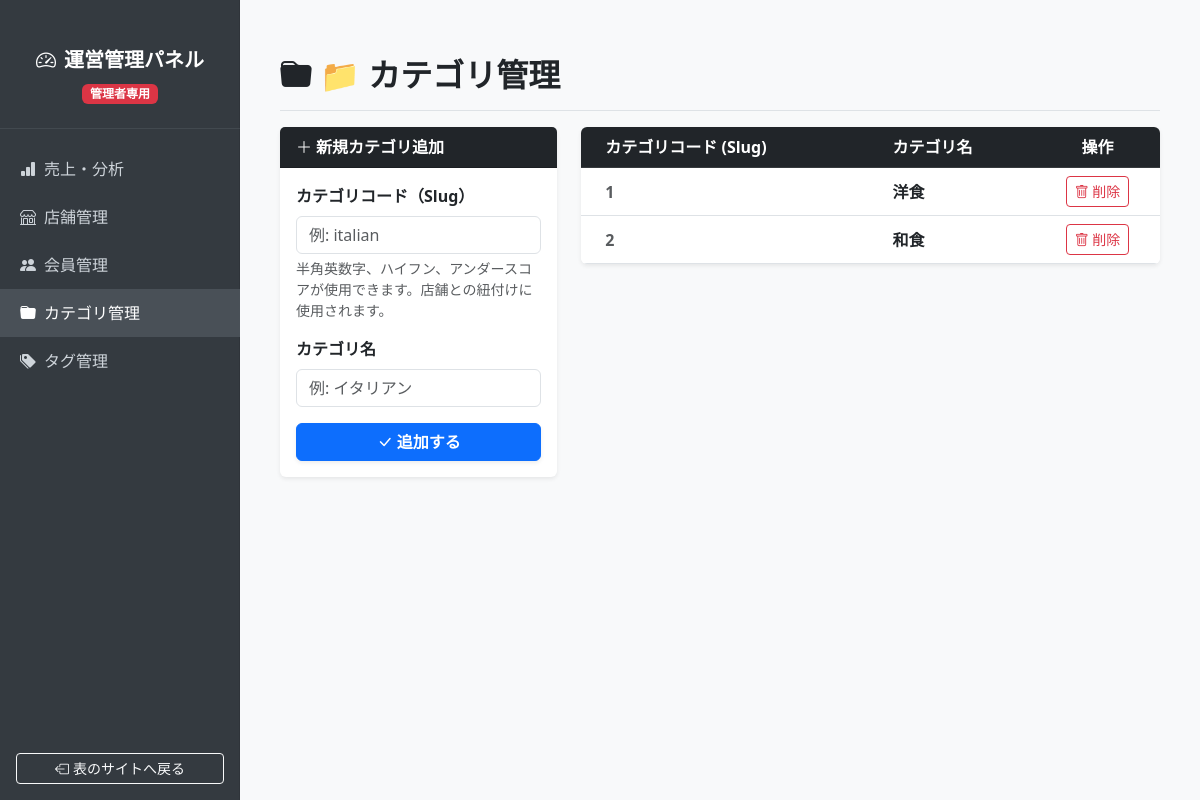
Page /admin-panel/categories/ (signed in) on the earlier database version.
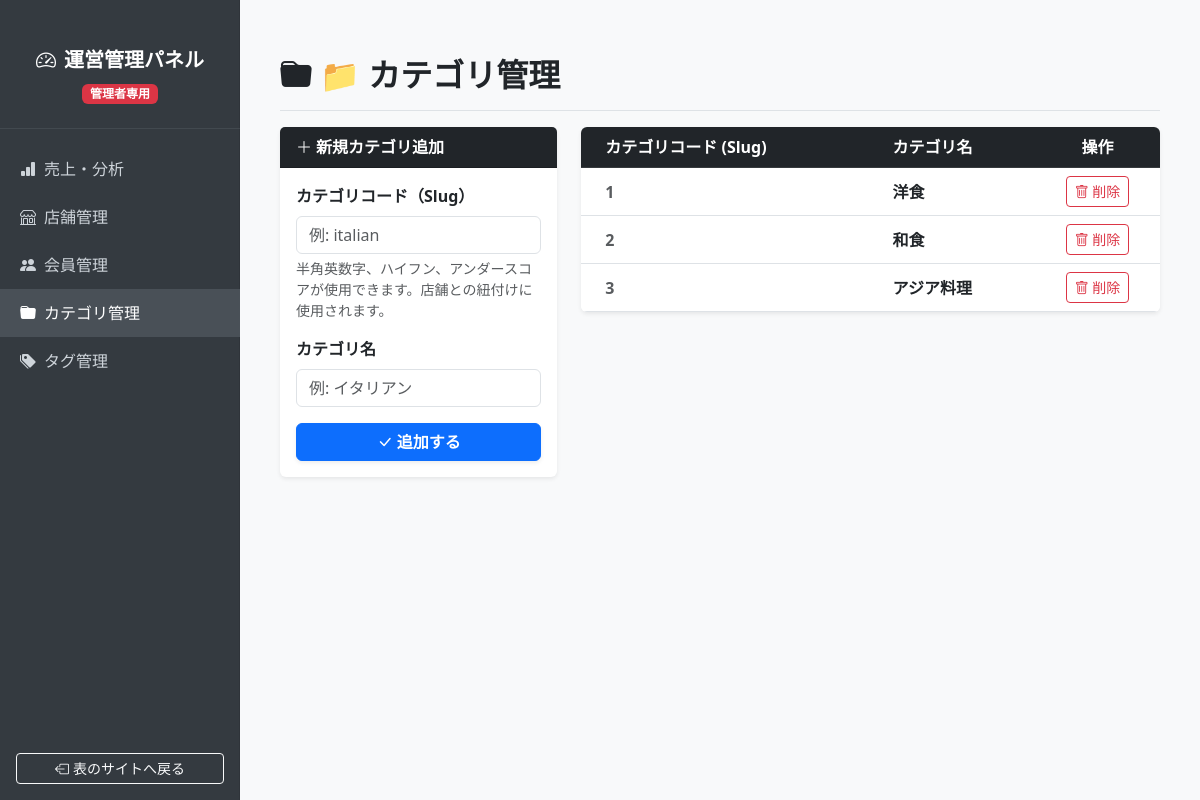
Same page on the later database version.
### base/models/store_models.py (models this page shows, shortened)
class Category(models.Model):
    slug = models.CharField(max_length=32, primary_key=True)
    name = models.CharField(max_length=32)

### base/admin_views/category_views.py (the view, shortened to what this page needs)
# urls.py: path('admin-panel/categories/', AdminCategoryListView.as_view(), name='admin_category_list'),
class AdminCategoryListView(LoginRequiredMixin, UserPassesTestMixin, ListView):
    model = Category
    template_name = 'admin_pages/categories/list.html'
    context_object_name = 'categories'
    paginate_by = 20
    def is_staff_user(self):
        return self.request.user.is_staff
    def test_func(self):
        return self.is_staff_user()
    def get_queryset(self):
        return Category.objects.all().order_by('slug')
    def get_context_data(self, **kwargs):
        context = super().get_context_data(**kwargs)
        if 'form' not in context:
            context['form'] = CategoryForm()
        return context

### base/admin_views/category_views.py (shortened to what this page needs)
class CategoryForm(forms.ModelForm):
    class Meta:
        model = Category
        fields = ['slug', 'name']
        labels = {
            'slug': 'カテゴリコード（Slug）',
            'name': 'カテゴリ名',
        }
        widgets = {
            'slug': forms.TextInput(attrs={'class': 'form-control', 'placeholder': '例: italian'}),
            'name': forms.TextInput(attrs={'class': 'form-control', 'placeholder': '例: イタリアン'}),
        }

### templates/admin_pages/categories/list.html (shortened to what this page needs)
{% extends 'admin_pages/admin_base.html' %}
{% block admin_main %}
<div class="d-flex justify-content-between flex-wrap flex-md-nowrap align-items-center pt-3 pb-2 mb-3 border-bottom">
  <h1 class="h2 fw-bold text-dark"><i class="bi bi-folder-fill me-2"></i>📁 カテゴリ管理</h1>
</div>
<div class="row">
  <div class="col-md-4 mb-4">
    <div class="card shadow-sm border-0 bg-white">
      <div class="card-header bg-dark text-white fw-bold">
        <i class="bi bi-plus-lg me-1"></i>新規カテゴリ追加
      </div>
      <div class="card-body">
        <form method="POST" action="{% url 'admin_category_list' %}">
          <div class="mb-3">
            <label for="id_slug" class="form-label fw-bold">{{ form.slug.label }}</label>
            {{ form.slug }}
            <div class="form-text">半角英数字、ハイフン、アンダースコアが使用できます。店舗との紐付けに使用されます。</div>
          </div>
          <div class="mb-3">
            <label for="id_name" class="form-label fw-bold">{{ form.name.label }}</label>
            {{ form.name }}
          </div>
          <button type="submit" class="btn btn-primary w-100 fw-bold shadow-sm">
            <i class="bi bi-check-lg me-1"></i>追加する
          </button>
        </form>
      </div>
    </div>
  </div>
  <div class="col-md-8">
    <div class="bg-white rounded shadow-sm overflow-hidden">
      <div class="table-responsive">
        <table class="table table-hover align-middle mb-0 text-nowrap">
          <thead class="table-dark">
            <tr>
              <th scope="col" class="ps-4">カテゴリコード (Slug)</th>
              <th scope="col">カテゴリ名</th>
              <th scope="col" class="text-center">操作</th>
            </tr>
          </thead>
          <tbody>
            {% for category in categories %}
            <tr>
              <td class="fw-bold text-muted ps-4">{{ category.slug }}</td>
              <td class="fw-bold text-dark">{{ category.name }}</td>
              <td class="text-center">
                <a href="{% url 'admin_category_delete' category.pk %}" class="btn btn-outline-danger btn-sm"><i class="bi bi-trash"></i> 削除</a>
              </td>
            </tr>
            {% empty %}
            <tr>
              <td colspan="3" class="text-center py-5 text-muted fs-5">
                <i class="bi bi-exclamation-circle fs-2 d-block mb-2"></i> 登録されているカテゴリはありません。
              </td>
            </tr>
            {% endfor %}
          </tbody>
        </table>
      </div>
    </div>
  </div>
</div>
{% endblock %}

Differences in the rows shown:
added Category: slug "3", name "アジア料理"
